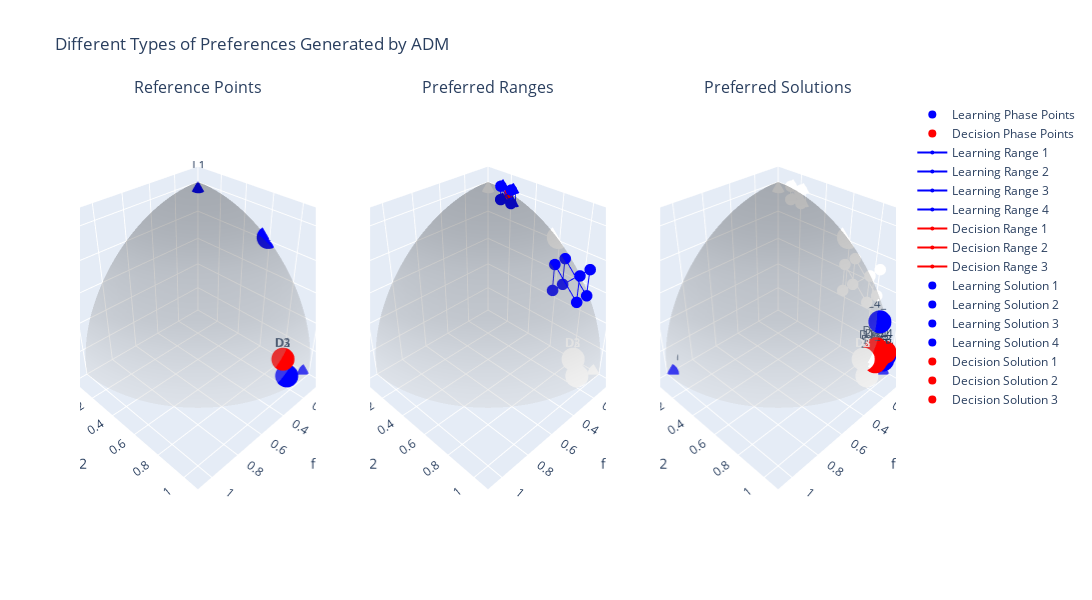

The notebook cell saved with this chart:
### Markdown cell above
### Visualizing Different Preference Types

Here we create a three-panel visualization to compare how different preference types are expressed during the optimization process:

1. **Left Panel**: Shows reference points during both learning (blue) and decision (red) phases.

2. **Middle Panel**: Displays preferred ranges as rectangular regions.

3. **Right Panel**: Illustrates preferred solutions, where multiple points simultaneously define different regions of interest.

The gray surface in each panel represents the Pareto front of the DTLZ2 problem. Points and regions are color-coded by phase (blue for learning, red for decision).

### Code cell
# Create visualization
def create_pareto_surface():
    phi = np.linspace(0, np.pi/2, 50)
    theta = np.linspace(0, np.pi/2, 50)
    phi, theta = np.meshgrid(phi, theta)
    
    x = np.cos(theta) * np.cos(phi)
    y = np.cos(theta) * np.sin(phi)
    z = np.sin(theta)
    
    return x, y, z

# Create subplots for different preference types
fig = make_subplots(
    rows=1, cols=3,
    specs=[[{'type': 'scene'}, {'type': 'scene'}, {'type': 'scene'}]],
    subplot_titles=("Reference Points", "Preferred Ranges", "Preferred Solutions")
)

# Add Pareto front to all subplots
x, y, z = create_pareto_surface()
for i in range(1, 4):
    fig.add_trace(
        go.Surface(x=x, y=y, z=z, colorscale='Greys', showscale=False, opacity=0.3, name='Pareto Front'),
        row=1, col=i
    )

# Plot reference points
if reference_points:
    ref_points_array = np.array(reference_points) 
    learning_points = ref_points_array[:4]
    decision_points = ref_points_array[4:]

    # Learning phase points
    fig.add_trace(
        go.Scatter3d(
            x=learning_points[:, 0], y=learning_points[:, 1], z=learning_points[:, 2],
            mode='markers+text',
            marker=dict(size=8, color='blue'),
            text=[f'L{i+1}' for i in range(len(learning_points))],
            name='Learning Phase Points'
        ),
        row=1, col=1
    )

    # Decision phase points
    fig.add_trace(
        go.Scatter3d(
            x=decision_points[:, 0], y=decision_points[:, 1], z=decision_points[:, 2],
            mode='markers+text',
            marker=dict(size=8, color='red'),
            text=[f'D{i+1}' for i in range(len(decision_points))],
            name='Decision Phase Points'
        ),
        row=1, col=1
    )

# Plot ranges
if ranges:
    for i, range_pref in enumerate(ranges):
        color = 'blue' if i < 4 else 'red'
        name = f'{"Learning" if i < 4 else "Decision"} Range {i%4+1}'
        
        # Create box corners
        corners = []
        for x in [range_pref[0][0], range_pref[0][1]]:
            for y in [range_pref[1][0], range_pref[1][1]]:
                for z in [range_pref[2][0], range_pref[2][1]]:
                    corners.append([x, y, z])
        corners = np.array(corners)
        
        # Draw box edges
        fig.add_trace(
            go.Scatter3d(
                x=corners[:, 0], y=corners[:, 1], z=corners[:, 2],
                mode='lines+markers',
                marker=dict(size=4, color=color),
                line=dict(color=color, width=2),
                name=name
            ),
            row=1, col=2
        )

# Plot preferred solutions
if preferred_solutions:
    for i, sol in enumerate(preferred_solutions):
        solution = np.array(sol)
        color = 'blue' if i < 4 else 'red'
        name = f'{"Learning" if i < 4 else "Decision"} Solution {i%4+1}'

        if solution.ndim == 1:  
            points = solution.reshape(1, -1)
        else:  
            points = solution

        # Plot all points for this solution
        fig.add_trace(
            go.Scatter3d(
                x=points[:, 0],  # All x coordinates
                y=points[:, 1],  # All y coordinates
                z=points[:, 2],  # All z coordinates
                mode='markers+text',
                marker=dict(size=8, color=color),
                text=[f'{"L" if i < 4 else "D"}{i%4+1}_{j+1}' for j in range(len(points))],
                name=name
            ),
            row=1, col=3
        )

# Update layout
fig.update_layout(
    title='Different Types of Preferences Generated by ADM',
    width=1500,
    height=600,
    showlegend=True,
)

# Update axes ranges and aspect ratio for all subplots
for i in range(1, 4):
    fig.update_scenes(
        dict(
            xaxis_title='f1',
            yaxis_title='f2',
            zaxis_title='f3',
            xaxis=dict(range=[0, 1.1]),
            yaxis=dict(range=[0, 1.1]),
            zaxis=dict(range=[0, 1.1]),
            aspectmode='cube',
            camera=dict(
                up=dict(x=0, y=0, z=1),
                center=dict(x=0, y=0, z=0),
                eye=dict(x=1.5, y=1.5, z=1.5)
            )
        ),
        row=1, col=i
    )

fig.show()

### Figure 1 — Plotly figure (JSON) as saved in the notebook; plotly's stock layout.template omitted (floating-point values rounded to 4 significant figures; data arrays with more than 128 entries replaced by an {"elided": "..."} marker saying what was removed)
{"data": [{"colorscale": [[0, "rgb(255,255,255)"], [0.125, "rgb(240,240,240)"], [0.25, "rgb(217,217,217)"], [0.375, "rgb(189,189,189)"], [0.5, "rgb(150,150,150)"], [0.625, "rgb(115,115,115)"], [0.75, "rgb(82,82,82)"], [0.875, "rgb(37,37,37)"], [1, "rgb(0,0,0)"]], "name": "Pareto Front", "opacity": 0.3, "scene": "scene", "showscale": false, "type": "surface", "x": {"elided": "50x50 float values"}, "y": {"elided": "50x50 float values"}, "z": {"elided": "50x50 float values"}}, {"colorscale": [[0, "rgb(255,255,255)"], [0.125, "rgb(240,240,240)"], [0.25, "rgb(217,217,217)"], [0.375, "rgb(189,189,189)"], [0.5, "rgb(150,150,150)"], [0.625, "rgb(115,115,115)"], [0.75, "rgb(82,82,82)"], [0.875, "rgb(37,37,37)"], [1, "rgb(0,0,0)"]], "name": "Pareto Front", "opacity": 0.3, "scene": "scene2", "showscale": false, "type": "surface", "x": {"elided": "50x50 float values"}, "y": {"elided": "50x50 float values"}, "z": {"elided": "50x50 float values"}}, {"colorscale": [[0, "rgb(255,255,255)"], [0.125, "rgb(240,240,240)"], [0.25, "rgb(217,217,217)"], [0.375, "rgb(189,189,189)"], [0.5, "rgb(150,150,150)"], [0.625, "rgb(115,115,115)"], [0.75, "rgb(82,82,82)"], [0.875, "rgb(37,37,37)"], [1, "rgb(0,0,0)"]], "name": "Pareto Front", "opacity": 0.3, "scene": "scene3", "showscale": false, "type": "surface", "x": {"elided": "50x50 float values"}, "y": {"elided": "50x50 float values"}, "z": {"elided": "50x50 float values"}}, {"marker": {"color": "blue", "size": 8}, "mode": "markers+text", "name": "Learning Phase Points", "scene": "scene", "text": ["L1", "L2", "L3", "L4"], "type": "scatter3d", "x": [1.167e-17, 1.662e-18, 1.662e-18, 0.216], "y": [0.0, 0.5855, 1.001, 0.972], "z": [1.003, 0.8197, 0.0, 0.108]}, {"marker": {"color": "red", "size": 8}, "mode": "markers+text", "name": "Decision Phase Points", "scene": "scene", "text": ["D1", "D2", "D3"], "type": "scatter3d", "x": [0.2359, 0.2359, 0.2359], "y": [0.9435, 0.9435, 0.9435], "z": [0.2359, 0.2359, 0.2359]}, {"line": {"color": "blue", "width": 2}, "marker": {"color": "blue", "size": 4}, "mode": "lines+markers", "name": "Learning Range 1", "scene": "scene2", "type": "scatter3d", "x": [9.084e-10, 9.084e-10, 9.084e-10, 9.084e-10, 9.084e-10, 9.084e-10, 9.084e-10, 9.084e-10], "y": [1.762e-16, 1.762e-16, 1.762e-16, 1.762e-16, 1.762e-16, 1.762e-16, 1.762e-16, 1.762e-16], "z": [1.0, 1.0, 1.0, 1.0, 1.0, 1.0, 1.0, 1.0]}, {"line": {"color": "blue", "width": 2}, "marker": {"color": "blue", "size": 4}, "mode": "lines+markers", "name": "Learning Range 2", "scene": "scene2", "type": "scatter3d", "x": [9.084e-10, 9.084e-10, 9.084e-10, 9.084e-10, 9.084e-10, 9.084e-10, 9.084e-10, 9.084e-10], "y": [0.9908, 0.9908, 0.9908, 0.9908, 0.9908, 0.9908, 0.9908, 0.9908], "z": [0.0, 6.133e-17, 0.0, 6.133e-17, 0.0, 6.133e-17, 0.0, 6.133e-17]}, {"line": {"color": "blue", "width": 2}, "marker": {"color": "blue", "size": 4}, "mode": "lines+markers", "name": "Learning Range 3", "scene": "scene2", "type": "scatter3d", "x": [9.084e-10, 9.084e-10, 9.084e-10, 9.084e-10, 0.04341, 0.04341, 0.04341, 0.04341], "y": [0.1534, 0.1534, 0.2402, 0.2402, 0.1534, 0.1534, 0.2402, 0.2402], "z": [0.9406, 1.027, 0.9406, 1.027, 0.9406, 1.027, 0.9406, 1.027]}, {"line": {"color": "blue", "width": 2}, "marker": {"color": "blue", "size": 4}, "mode": "lines+markers", "name": "Learning Range 4", "scene": "scene2", "type": "scatter3d", "x": [0.03886, 0.03886, 0.03886, 0.03886, 0.1355, 0.1355, 0.1355, 0.1355], "y": [0.6784, 0.6784, 0.8565, 0.8565, 0.6784, 0.6784, 0.8565, 0.8565], "z": [0.5505, 0.7286, 0.5505, 0.7286, 0.5505, 0.7286, 0.5505, 0.7286]}, {"line": {"color": "red", "width": 2}, "marker": {"color": "red", "size": 4}, "mode": "lines+markers", "name": "Decision Range 1", "scene": "scene2", "type": "scatter3d", "x": [9.084e-10, 9.084e-10, 9.084e-10, 9.084e-10, 9.084e-10, 9.084e-10, 9.084e-10, 9.084e-10], "y": [0.191, 0.191, 0.1961, 0.1961, 0.191, 0.191, 0.1961, 0.1961], "z": [0.9754, 0.9806, 0.9754, 0.9806, 0.9754, 0.9806, 0.9754, 0.9806]}, {"line": {"color": "red", "width": 2}, "marker": {"color": "red", "size": 4}, "mode": "lines+markers", "name": "Decision Range 2", "scene": "scene2", "type": "scatter3d", "x": [9.084e-10, 9.084e-10, 9.084e-10, 9.084e-10, 9.084e-10, 9.084e-10, 9.084e-10, 9.084e-10], "y": [0.1938, 0.1938, 0.1961, 0.1961, 0.1938, 0.1938, 0.1961, 0.1961], "z": [0.9783, 0.9806, 0.9783, 0.9806, 0.9783, 0.9806, 0.9783, 0.9806]}, {"line": {"color": "red", "width": 2}, "marker": {"color": "red", "size": 4}, "mode": "lines+markers", "name": "Decision Range 3", "scene": "scene2", "type": "scatter3d", "x": [9.084e-10, 9.084e-10, 9.084e-10, 9.084e-10, 9.084e-10, 9.084e-10, 9.084e-10, 9.084e-10], "y": [0.1938, 0.1938, 0.1961, 0.1961, 0.1938, 0.1938, 0.1961, 0.1961], "z": [0.9783, 0.9806, 0.9783, 0.9806, 0.9783, 0.9806, 0.9783, 0.9806]}, {"marker": {"color": "blue", "size": 8}, "mode": "markers+text", "name": "Learning Solution 1", "scene": "scene3", "text": ["L1_1"], "type": "scatter3d", "x": [6.13e-17], "y": [1.001], "z": [0.0]}, {"marker": {"color": "blue", "size": 8}, "mode": "markers+text", "name": "Learning Solution 2", "scene": "scene3", "text": ["L2_1"], "type": "scatter3d", "x": [1.002], "y": [0.0], "z": [0.0]}, {"marker": {"color": "blue", "size": 8}, "mode": "markers+text", "name": "Learning Solution 3", "scene": "scene3", "text": ["L3_1", "L3_2"], "type": "scatter3d", "x": [0.0855, 0.06348], "y": [0.9852, 0.9827], "z": [0.1622, 0.1836]}, {"marker": {"color": "blue", "size": 8}, "mode": "markers+text", "name": "Learning Solution 4", "scene": "scene3", "text": ["L4_1"], "type": "scatter3d", "x": [0.06258], "y": [0.9151], "z": [0.4044]}, {"marker": {"color": "red", "size": 8}, "mode": "markers+text", "name": "Decision Solution 1", "scene": "scene3", "text": ["D1_1", "D1_2", "D1_3", "D1_4"], "type": "scatter3d", "x": [0.1314, 0.1476, 0.05873, 0.1529], "y": [0.9562, 0.9731, 0.9777, 0.9584], "z": [0.2624, 0.1787, 0.2042, 0.2434]}, {"marker": {"color": "red", "size": 8}, "mode": "markers+text", "name": "Decision Solution 2", "scene": "scene3", "text": ["D2_1", "D2_2", "D2_3", "D2_4"], "type": "scatter3d", "x": [0.1314, 0.1434, 0.1202, 0.1476], "y": [0.9562, 0.9684, 0.9735, 0.9731], "z": [0.2624, 0.2055, 0.1964, 0.1787]}, {"marker": {"color": "red", "size": 8}, "mode": "markers+text", "name": "Decision Solution 3", "scene": "scene3", "text": ["D3_1", "D3_2", "D3_3", "D3_4"], "type": "scatter3d", "x": [0.1314, 0.1434, 0.1202, 0.1059], "y": [0.9562, 0.9684, 0.9735, 0.968], "z": [0.2624, 0.2055, 0.1964, 0.2288]}], "layout": {"annotations": [{"font": {"size": 16}, "showarrow": false, "text": "Reference Points", "x": 0.1444, "xanchor": "center", "xref": "paper", "y": 1, "yanchor": "bottom", "yref": "paper"}, {"font": {"size": 16}, "showarrow": false, "text": "Preferred Ranges", "x": 0.5, "xanchor": "center", "xref": "paper", "y": 1, "yanchor": "bottom", "yref": "paper"}, {"font": {"size": 16}, "showarrow": false, "text": "Preferred Solutions", "x": 0.8556, "xanchor": "center", "xref": "paper", "y": 1, "yanchor": "bottom", "yref": "paper"}], "height": 600, "scene": {"aspectmode": "cube", "camera": {"center": {"x": 0, "y": 0, "z": 0}, "eye": {"x": 1.5, "y": 1.5, "z": 1.5}, "up": {"x": 0, "y": 0, "z": 1}}, "domain": {"x": [0, 0.2889], "y": [0, 1]}, "xaxis": {"range": [0, 1.1], "title": {"text": "f1"}}, "yaxis": {"range": [0, 1.1], "title": {"text": "f2"}}, "zaxis": {"range": [0, 1.1], "title": {"text": "f3"}}}, "scene2": {"aspectmode": "cube", "camera": {"center": {"x": 0, "y": 0, "z": 0}, "eye": {"x": 1.5, "y": 1.5, "z": 1.5}, "up": {"x": 0, "y": 0, "z": 1}}, "domain": {"x": [0.3556, 0.6444], "y": [0, 1]}, "xaxis": {"range": [0, 1.1], "title": {"text": "f1"}}, "yaxis": {"range": [0, 1.1], "title": {"text": "f2"}}, "zaxis": {"range": [0, 1.1], "title": {"text": "f3"}}}, "scene3": {"aspectmode": "cube", "camera": {"center": {"x": 0, "y": 0, "z": 0}, "eye": {"x": 1.5, "y": 1.5, "z": 1.5}, "up": {"x": 0, "y": 0, "z": 1}}, "domain": {"x": [0.7111, 1], "y": [0, 1]}, "xaxis": {"range": [0, 1.1], "title": {"text": "f1"}}, "yaxis": {"range": [0, 1.1], "title": {"text": "f2"}}, "zaxis": {"range": [0, 1.1], "title": {"text": "f3"}}}, "showlegend": true, "title": {"text": "Different Types of Preferences Generated by ADM"}, "width": 1500}}
